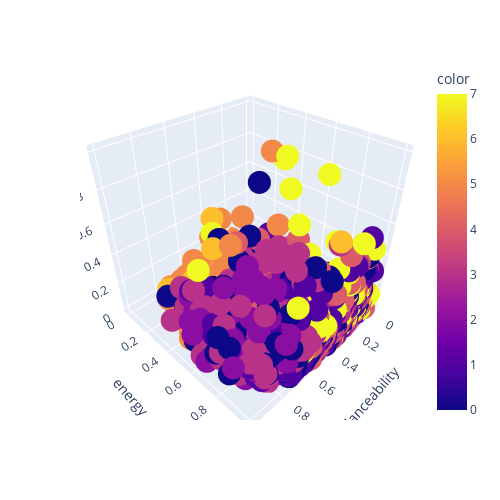

Notebook source saved alongside this figure:
### Code cell
fig_scaled = px.scatter_3d(num_features_scaled,
                           x = 'danceability',
                           y = 'energy',
                           z = 'speechiness',
                           color = labels_scaled,
                           width=500, height=500)
fig_scaled.show()

### Figure 1 — Plotly figure (JSON) as saved in the notebook; plotly's stock layout.template omitted (floating-point values rounded to 4 significant figures; data arrays with more than 128 entries replaced by an {"elided": "..."} marker saying what was removed)
{"data": [{"hovertemplate": "danceability=%{x}<br>energy=%{y}<br>speechiness=%{z}<br>color=%{marker.color}<extra></extra>", "legendgroup": "", "marker": {"color": {"elided": "8890 int values"}, "coloraxis": "coloraxis", "symbol": "circle"}, "mode": "markers", "name": "", "scene": "scene", "showlegend": false, "type": "scatter3d", "x": {"elided": "8890 float values"}, "y": {"elided": "8890 float values"}, "z": {"elided": "8890 float values"}}], "layout": {"coloraxis": {"colorbar": {"title": {"text": "color"}}, "colorscale": [[0, "#0d0887"], [0.1111, "#46039f"], [0.2222, "#7201a8"], [0.3333, "#9c179e"], [0.4444, "#bd3786"], [0.5556, "#d8576b"], [0.6667, "#ed7953"], [0.7778, "#fb9f3a"], [0.8889, "#fdca26"], [1, "#f0f921"]]}, "height": 500, "legend": {"tracegroupgap": 0}, "margin": {"t": 60}, "scene": {"domain": {"x": [0, 1], "y": [0, 1]}, "xaxis": {"title": {"text": "danceability"}}, "yaxis": {"title": {"text": "energy"}}, "zaxis": {"title": {"text": "speechiness"}}}, "width": 500}}
